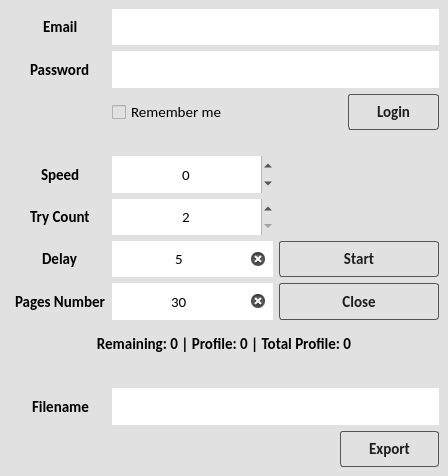
<?xml version="1.0" encoding="UTF-8"?>
<ui version="4.0">
 <class>MainWindow</class>
 <widget class="QMainWindow" name="MainWindow">
  <property name="geometry">
   <rect>
    <x>0</x>
    <y>0</y>
    <width>448</width>
    <height>476</height>
   </rect>
  </property>
  <property name="sizePolicy">
   <sizepolicy hsizetype="Maximum" vsizetype="Minimum">
    <horstretch>0</horstretch>
    <verstretch>0</verstretch>
   </sizepolicy>
  </property>
  <property name="minimumSize">
   <size>
    <width>0</width>
    <height>0</height>
   </size>
  </property>
  <property name="font">
   <font>
    <family>Calibri</family>
    <pointsize>11</pointsize>
   </font>
  </property>
  <property name="windowTitle">
   <string>Linkedin Bot</string>
  </property>
  <property name="autoFillBackground">
   <bool>false</bool>
  </property>
  <property name="styleSheet">
   <string notr="true">background-color: rgb(225, 225, 225);</string>
  </property>
  <property name="toolButtonStyle">
   <enum>Qt::ToolButtonIconOnly</enum>
  </property>
  <property name="animated">
   <bool>true</bool>
  </property>
  <property name="tabShape">
   <enum>QTabWidget::Rounded</enum>
  </property>
  <widget class="QWidget" name="centralwidget">
   <layout class="QGridLayout" name="gridLayout">
    <item row="34" column="2" colspan="2">
     <widget class="QLineEdit" name="lineEdit_filename">
      <property name="sizePolicy">
       <sizepolicy hsizetype="Expanding" vsizetype="Expanding">
        <horstretch>0</horstretch>
        <verstretch>0</verstretch>
       </sizepolicy>
      </property>
      <property name="font">
       <font>
        <family>Calibri</family>
        <pointsize>11</pointsize>
       </font>
      </property>
      <property name="autoFillBackground">
       <bool>false</bool>
      </property>
      <property name="styleSheet">
       <string notr="true">background-color: rgb(255, 255, 255);</string>
      </property>
      <property name="maxLength">
       <number>500</number>
      </property>
      <property name="frame">
       <bool>false</bool>
      </property>
      <property name="alignment">
       <set>Qt::AlignCenter</set>
      </property>
      <property name="clearButtonEnabled">
       <bool>true</bool>
      </property>
     </widget>
    </item>
    <item row="31" column="2">
     <widget class="QLineEdit" name="lineEdit_page_number">
      <property name="sizePolicy">
       <sizepolicy hsizetype="Expanding" vsizetype="Expanding">
        <horstretch>0</horstretch>
        <verstretch>0</verstretch>
       </sizepolicy>
      </property>
      <property name="font">
       <font>
        <family>Calibri</family>
        <pointsize>11</pointsize>
       </font>
      </property>
      <property name="styleSheet">
       <string notr="true">background-color: rgb(255, 255, 255);</string>
      </property>
      <property name="text">
       <string>30</string>
      </property>
      <property name="maxLength">
       <number>3</number>
      </property>
      <property name="frame">
       <bool>false</bool>
      </property>
      <property name="alignment">
       <set>Qt::AlignCenter</set>
      </property>
      <property name="clearButtonEnabled">
       <bool>true</bool>
      </property>
     </widget>
    </item>
    <item row="33" column="0" colspan="4">
     <spacer name="horizontalSpacer_2">
      <property name="orientation">
       <enum>Qt::Horizontal</enum>
      </property>
      <property name="sizeHint" stdset="0">
       <size>
        <width>40</width>
        <height>20</height>
       </size>
      </property>
     </spacer>
    </item>
    <item row="1" column="1" alignment="Qt::AlignHCenter">
     <widget class="QLabel" name="label_2">
      <property name="font">
       <font>
        <family>Calibri</family>
        <pointsize>11</pointsize>
        <weight>75</weight>
        <bold>true</bold>
       </font>
      </property>
      <property name="text">
       <string>Password</string>
      </property>
     </widget>
    </item>
    <item row="36" column="3" alignment="Qt::AlignRight">
     <widget class="QPushButton" name="pushButton_export">
      <property name="sizePolicy">
       <sizepolicy hsizetype="Expanding" vsizetype="Expanding">
        <horstretch>0</horstretch>
        <verstretch>0</verstretch>
       </sizepolicy>
      </property>
      <property name="font">
       <font>
        <family>Calibri</family>
        <pointsize>11</pointsize>
        <weight>75</weight>
        <bold>true</bold>
       </font>
      </property>
      <property name="styleSheet">
       <string notr="true">QPushButton {
    color: #1E1E1E;
    border: 1px solid #555;
    border-radius: 3px;
    border-style: Solid;
    background: qradialgradient(
        cx: 0.3, cy: -0.4, fx: 0.3, fy: -0.4,
        radius: 1.35, stop: 0 #e5e5e5, stop: 1 #79d70f
        );
    padding: 5px 28px;
    }

QPushButton:hover {
    background: qradialgradient(
        cx: 0.3, cy: -0.4, fx: 0.3, fy: -0.4,
        radius: 1.35, stop: 0 #fff, stop: 1 #bbb
        );
    }

QPushButton:pressed {
    border-style: inset;
    background: qradialgradient(
        cx: 0.4, cy: -0.1, fx: 0.4, fy: -0.1,
        radius: 1.35, stop: 0 #fff, stop: 1 #ddd
        );
    }</string>
      </property>
      <property name="text">
       <string>Export</string>
      </property>
      <property name="flat">
       <bool>false</bool>
      </property>
     </widget>
    </item>
    <item row="32" column="0" colspan="4">
     <widget class="QLabel" name="label_status">
      <property name="sizePolicy">
       <sizepolicy hsizetype="Expanding" vsizetype="Expanding">
        <horstretch>0</horstretch>
        <verstretch>0</verstretch>
       </sizepolicy>
      </property>
      <property name="font">
       <font>
        <family>Calibri</family>
        <pointsize>11</pointsize>
        <weight>75</weight>
        <bold>true</bold>
       </font>
      </property>
      <property name="text">
       <string>Remaining: 0 | Profile: 0 | Total Profile: 0</string>
      </property>
      <property name="alignment">
       <set>Qt::AlignCenter</set>
      </property>
     </widget>
    </item>
    <item row="3" column="2">
     <widget class="QCheckBox" name="checkBox_remember_me">
      <property name="sizePolicy">
       <sizepolicy hsizetype="Expanding" vsizetype="Expanding">
        <horstretch>0</horstretch>
        <verstretch>0</verstretch>
       </sizepolicy>
      </property>
      <property name="font">
       <font>
        <family>Calibri</family>
        <pointsize>11</pointsize>
       </font>
      </property>
      <property name="text">
       <string>Remember me</string>
      </property>
      <property name="checked">
       <bool>false</bool>
      </property>
     </widget>
    </item>
    <item row="3" column="3" alignment="Qt::AlignRight">
     <widget class="QPushButton" name="pushButton_login">
      <property name="sizePolicy">
       <sizepolicy hsizetype="Expanding" vsizetype="Expanding">
        <horstretch>0</horstretch>
        <verstretch>0</verstretch>
       </sizepolicy>
      </property>
      <property name="font">
       <font>
        <family>Calibri</family>
        <pointsize>11</pointsize>
        <weight>75</weight>
        <bold>true</bold>
       </font>
      </property>
      <property name="styleSheet">
       <string notr="true">QPushButton {
    color: #1E1E1E;
    border: 1px solid #555;
    border-radius: 3px;
    border-style: Solid;
    background: qradialgradient(
        cx: 0.3, cy: -0.4, fx: 0.3, fy: -0.4,
        radius: 1.35, stop: 0 #e5e5e5, stop: 1 #79d70f
        );
    padding: 5px 28px;
    }

QPushButton:hover {
    background: qradialgradient(
        cx: 0.3, cy: -0.4, fx: 0.3, fy: -0.4,
        radius: 1.35, stop: 0 #fff, stop: 1 #bbb
        );
    }

QPushButton:pressed {
    border-style: inset;
    background: qradialgradient(
        cx: 0.4, cy: -0.1, fx: 0.4, fy: -0.1,
        radius: 1.35, stop: 0 #fff, stop: 1 #ddd
        );
    }</string>
      </property>
      <property name="text">
       <string>Login</string>
      </property>
     </widget>
    </item>
    <item row="11" column="1" alignment="Qt::AlignHCenter">
     <widget class="QLabel" name="label_4">
      <property name="font">
       <font>
        <family>Calibri</family>
        <pointsize>11</pointsize>
        <weight>75</weight>
        <bold>true</bold>
       </font>
      </property>
      <property name="text">
       <string>Delay</string>
      </property>
     </widget>
    </item>
    <item row="11" column="3">
     <widget class="QPushButton" name="pushButton_start">
      <property name="sizePolicy">
       <sizepolicy hsizetype="Expanding" vsizetype="Expanding">
        <horstretch>0</horstretch>
        <verstretch>0</verstretch>
       </sizepolicy>
      </property>
      <property name="font">
       <font>
        <family>Calibri</family>
        <pointsize>11</pointsize>
        <weight>75</weight>
        <bold>true</bold>
       </font>
      </property>
      <property name="styleSheet">
       <string notr="true">QPushButton {
    color: #1E1E1E;
    border: 1px solid #555;
    border-radius: 3px;
    border-style: Solid;
    background: qradialgradient(
        cx: 0.3, cy: -0.4, fx: 0.3, fy: -0.4,
        radius: 1.35, stop: 0 #e5e5e5, stop: 1 #79d70f
        );
    padding: 5px 28px;
    }

QPushButton:hover {
    background: qradialgradient(
        cx: 0.3, cy: -0.4, fx: 0.3, fy: -0.4,
        radius: 1.35, stop: 0 #fff, stop: 1 #bbb
        );
    }

QPushButton:pressed {
    border-style: inset;
    background: qradialgradient(
        cx: 0.4, cy: -0.1, fx: 0.4, fy: -0.1,
        radius: 1.35, stop: 0 #fff, stop: 1 #ddd
        );
    }</string>
      </property>
      <property name="text">
       <string>Start</string>
      </property>
     </widget>
    </item>
    <item row="1" column="2" colspan="2">
     <widget class="QLineEdit" name="lineEdit_password">
      <property name="sizePolicy">
       <sizepolicy hsizetype="Expanding" vsizetype="Expanding">
        <horstretch>0</horstretch>
        <verstretch>0</verstretch>
       </sizepolicy>
      </property>
      <property name="font">
       <font>
        <family>Calibri</family>
        <pointsize>11</pointsize>
       </font>
      </property>
      <property name="styleSheet">
       <string notr="true">background-color: rgb(255, 255, 255);</string>
      </property>
      <property name="maxLength">
       <number>500</number>
      </property>
      <property name="frame">
       <bool>false</bool>
      </property>
      <property name="echoMode">
       <enum>QLineEdit::Password</enum>
      </property>
      <property name="alignment">
       <set>Qt::AlignCenter</set>
      </property>
      <property name="clearButtonEnabled">
       <bool>true</bool>
      </property>
     </widget>
    </item>
    <item row="4" column="0" colspan="4">
     <spacer name="horizontalSpacer">
      <property name="orientation">
       <enum>Qt::Horizontal</enum>
      </property>
      <property name="sizeHint" stdset="0">
       <size>
        <width>40</width>
        <height>20</height>
       </size>
      </property>
     </spacer>
    </item>
    <item row="0" column="2" colspan="2">
     <widget class="QLineEdit" name="lineEdit_email">
      <property name="sizePolicy">
       <sizepolicy hsizetype="Expanding" vsizetype="Expanding">
        <horstretch>0</horstretch>
        <verstretch>0</verstretch>
       </sizepolicy>
      </property>
      <property name="font">
       <font>
        <family>Calibri</family>
        <pointsize>11</pointsize>
       </font>
      </property>
      <property name="styleSheet">
       <string notr="true">background-color: rgb(255, 255, 255);</string>
      </property>
      <property name="maxLength">
       <number>500</number>
      </property>
      <property name="frame">
       <bool>false</bool>
      </property>
      <property name="alignment">
       <set>Qt::AlignCenter</set>
      </property>
      <property name="clearButtonEnabled">
       <bool>true</bool>
      </property>
     </widget>
    </item>
    <item row="34" column="1" alignment="Qt::AlignHCenter">
     <widget class="QLabel" name="label_3">
      <property name="font">
       <font>
        <family>Calibri</family>
        <pointsize>11</pointsize>
        <weight>75</weight>
        <bold>true</bold>
       </font>
      </property>
      <property name="text">
       <string>Filename</string>
      </property>
     </widget>
    </item>
    <item row="0" column="1" alignment="Qt::AlignHCenter">
     <widget class="QLabel" name="label">
      <property name="font">
       <font>
        <family>Calibri</family>
        <pointsize>11</pointsize>
        <weight>75</weight>
        <bold>true</bold>
       </font>
      </property>
      <property name="text">
       <string>Email</string>
      </property>
     </widget>
    </item>
    <item row="31" column="3">
     <widget class="QPushButton" name="pushButton_close">
      <property name="sizePolicy">
       <sizepolicy hsizetype="Expanding" vsizetype="Expanding">
        <horstretch>0</horstretch>
        <verstretch>0</verstretch>
       </sizepolicy>
      </property>
      <property name="font">
       <font>
        <family>Calibri</family>
        <pointsize>11</pointsize>
        <weight>75</weight>
        <bold>true</bold>
       </font>
      </property>
      <property name="styleSheet">
       <string notr="true">QPushButton {
    color: #1E1E1E;
    border: 1px solid #555;
    border-radius: 3px;
    border-style: Solid;
    background: qradialgradient(
        cx: 0.3, cy: -0.4, fx: 0.3, fy: -0.4,
        radius: 1.35, stop: 0 #e5e5e5, stop: 1 #79d70f
        );
    padding: 5px 28px;
    }

QPushButton:hover {
    background: qradialgradient(
        cx: 0.3, cy: -0.4, fx: 0.3, fy: -0.4,
        radius: 1.35, stop: 0 #fff, stop: 1 #bbb
        );
    }

QPushButton:pressed {
    border-style: inset;
    background: qradialgradient(
        cx: 0.4, cy: -0.1, fx: 0.4, fy: -0.1,
        radius: 1.35, stop: 0 #fff, stop: 1 #ddd
        );
    }</string>
      </property>
      <property name="text">
       <string>Close</string>
      </property>
     </widget>
    </item>
    <item row="11" column="2">
     <widget class="QLineEdit" name="lineEdit_delay">
      <property name="sizePolicy">
       <sizepolicy hsizetype="Expanding" vsizetype="Expanding">
        <horstretch>0</horstretch>
        <verstretch>0</verstretch>
       </sizepolicy>
      </property>
      <property name="font">
       <font>
        <family>Calibri</family>
        <pointsize>11</pointsize>
       </font>
      </property>
      <property name="styleSheet">
       <string notr="true">background-color: rgb(255, 255, 255);</string>
      </property>
      <property name="text">
       <string>5</string>
      </property>
      <property name="maxLength">
       <number>2</number>
      </property>
      <property name="frame">
       <bool>false</bool>
      </property>
      <property name="alignment">
       <set>Qt::AlignCenter</set>
      </property>
      <property name="clearButtonEnabled">
       <bool>true</bool>
      </property>
     </widget>
    </item>
    <item row="31" column="1" alignment="Qt::AlignHCenter">
     <widget class="QLabel" name="label_5">
      <property name="font">
       <font>
        <family>Calibri</family>
        <pointsize>11</pointsize>
        <weight>75</weight>
        <bold>true</bold>
       </font>
      </property>
      <property name="text">
       <string>Pages Number</string>
      </property>
     </widget>
    </item>
    <item row="5" column="2">
     <widget class="QSpinBox" name="spinBox_speed">
      <property name="sizePolicy">
       <sizepolicy hsizetype="Expanding" vsizetype="Expanding">
        <horstretch>0</horstretch>
        <verstretch>0</verstretch>
       </sizepolicy>
      </property>
      <property name="font">
       <font>
        <family>Calibri</family>
        <pointsize>11</pointsize>
       </font>
      </property>
      <property name="styleSheet">
       <string notr="true">background-color: rgb(255, 255, 255);</string>
      </property>
      <property name="wrapping">
       <bool>false</bool>
      </property>
      <property name="frame">
       <bool>false</bool>
      </property>
      <property name="alignment">
       <set>Qt::AlignCenter</set>
      </property>
      <property name="minimum">
       <number>-150</number>
      </property>
      <property name="maximum">
       <number>6000</number>
      </property>
      <property name="singleStep">
       <number>25</number>
      </property>
     </widget>
    </item>
    <item row="5" column="1" alignment="Qt::AlignHCenter">
     <widget class="QLabel" name="label_6">
      <property name="sizePolicy">
       <sizepolicy hsizetype="Preferred" vsizetype="Preferred">
        <horstretch>0</horstretch>
        <verstretch>0</verstretch>
       </sizepolicy>
      </property>
      <property name="font">
       <font>
        <family>Calibri</family>
        <pointsize>11</pointsize>
        <weight>75</weight>
        <bold>true</bold>
       </font>
      </property>
      <property name="text">
       <string>Speed</string>
      </property>
     </widget>
    </item>
    <item row="6" column="2">
     <widget class="QSpinBox" name="spinBox_try_count">
      <property name="sizePolicy">
       <sizepolicy hsizetype="Expanding" vsizetype="Expanding">
        <horstretch>0</horstretch>
        <verstretch>0</verstretch>
       </sizepolicy>
      </property>
      <property name="font">
       <font>
        <family>Calibri</family>
        <pointsize>11</pointsize>
       </font>
      </property>
      <property name="styleSheet">
       <string notr="true">background-color: rgb(255, 255, 255);</string>
      </property>
      <property name="frame">
       <bool>false</bool>
      </property>
      <property name="alignment">
       <set>Qt::AlignCenter</set>
      </property>
      <property name="minimum">
       <number>2</number>
      </property>
      <property name="maximum">
       <number>50</number>
      </property>
     </widget>
    </item>
    <item row="6" column="1" alignment="Qt::AlignHCenter">
     <widget class="QLabel" name="label_7">
      <property name="font">
       <font>
        <family>Calibri</family>
        <pointsize>11</pointsize>
        <weight>75</weight>
        <bold>true</bold>
       </font>
      </property>
      <property name="text">
       <string>Try Count</string>
      </property>
      <property name="alignment">
       <set>Qt::AlignLeading|Qt::AlignLeft|Qt::AlignVCenter</set>
      </property>
     </widget>
    </item>
   </layout>
  </widget>
 </widget>
 <resources/>
 <connections/>
</ui>
